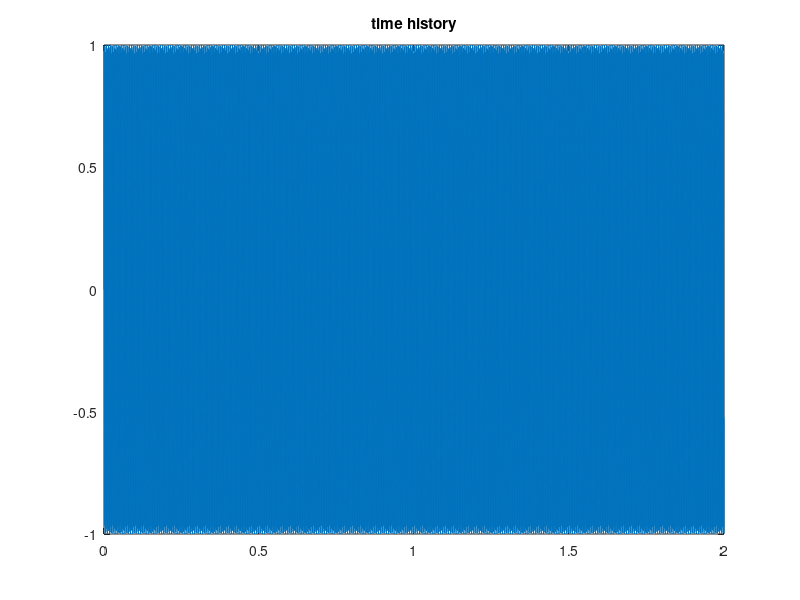
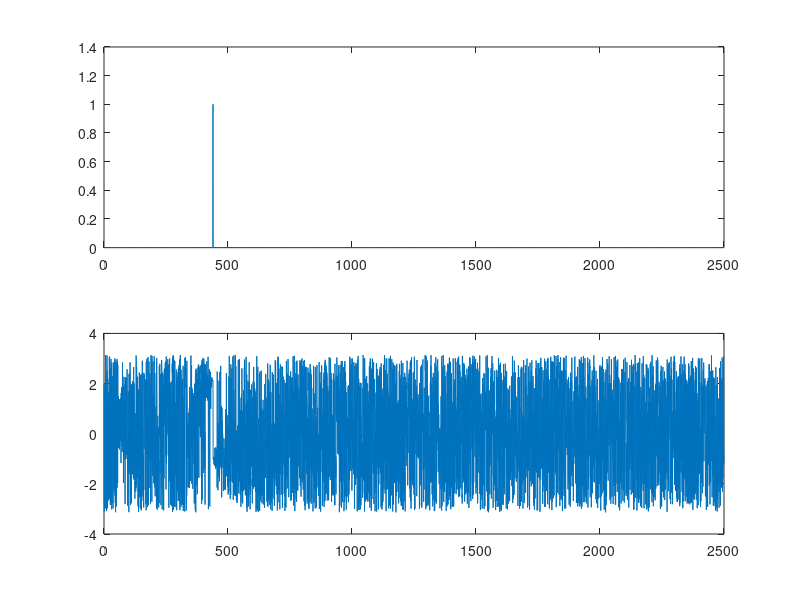
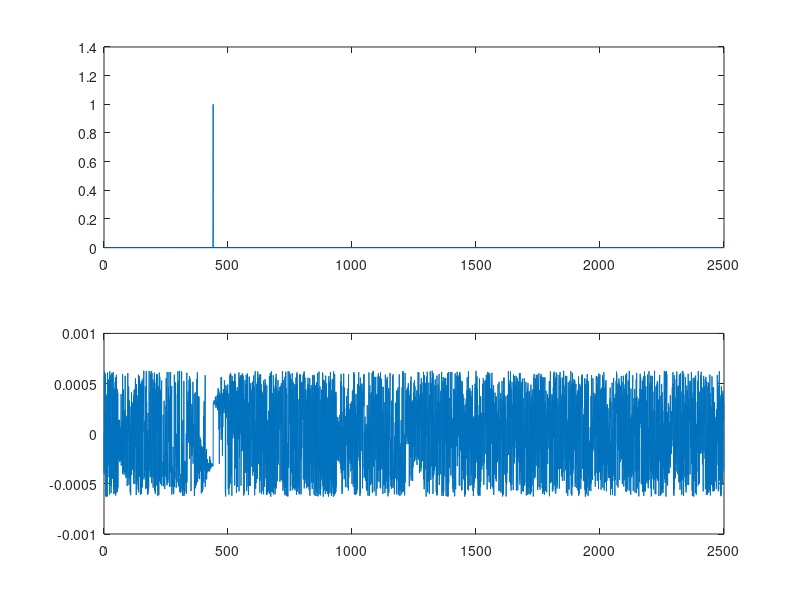

These figures' MATLAB source, in order:
close all; clear all; clc;
f=440;
fsamp=5000;
dt=1/fsamp;
N=10000;
t=0:dt:(N-1)*dt;
data=sin(2*pi*f*t);
%soundsc(y,fsamp)
figure
plot(t,data)
title('time history')
% building fourier transform
T=N*dt;
f1=1/T;
fmax=(fsamp/2);
if fmax==floor(fsamp/2)
    disp('ok')
end

y=[];

for k=1:N
    e=exp(-2*i*pi*k*[1:N]/N);
    y(k)=(data*e');
end
y=y(1:N/2);
y(1)=y(1)/N;
y(2:N/2-1)=y(2:N/2-1)*2/N;
y(N/2)=y(N/2)/N;
figure
freq=0:f1:fmax-f1;
subplot(2,1,1)
plot(freq,abs(y))
subplot(2,1,2)
plot(freq,angle(y))
y=abs(fft(data));
yph=angle(fft(data));
figure
subplot(2,1,1)
plot(freq,2*y(1:N/2)/N)
subplot(2,1,2)
plot(freq,2*yph(1:N/2)/N)